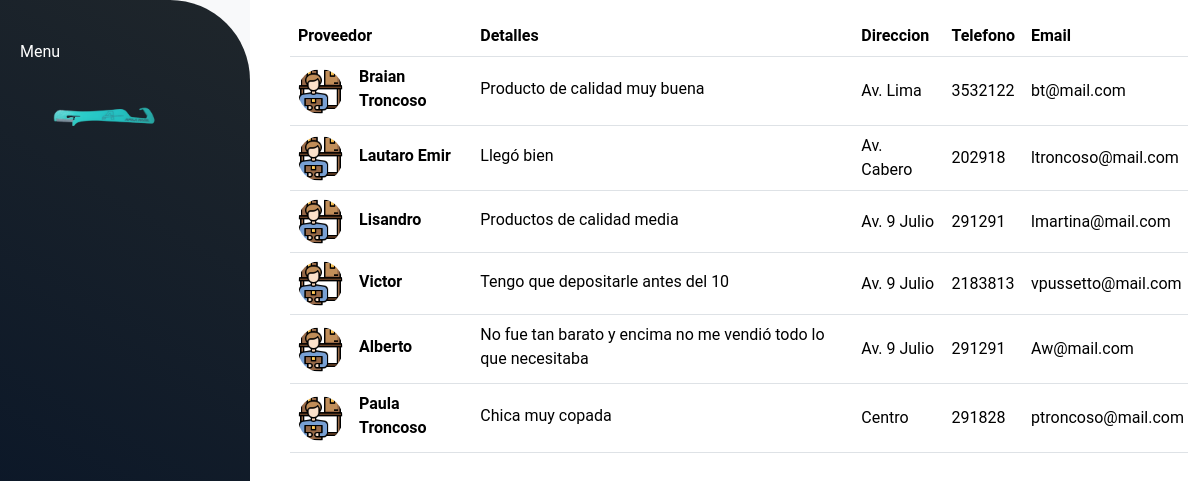
Page /proveedores/ on the earlier database version.
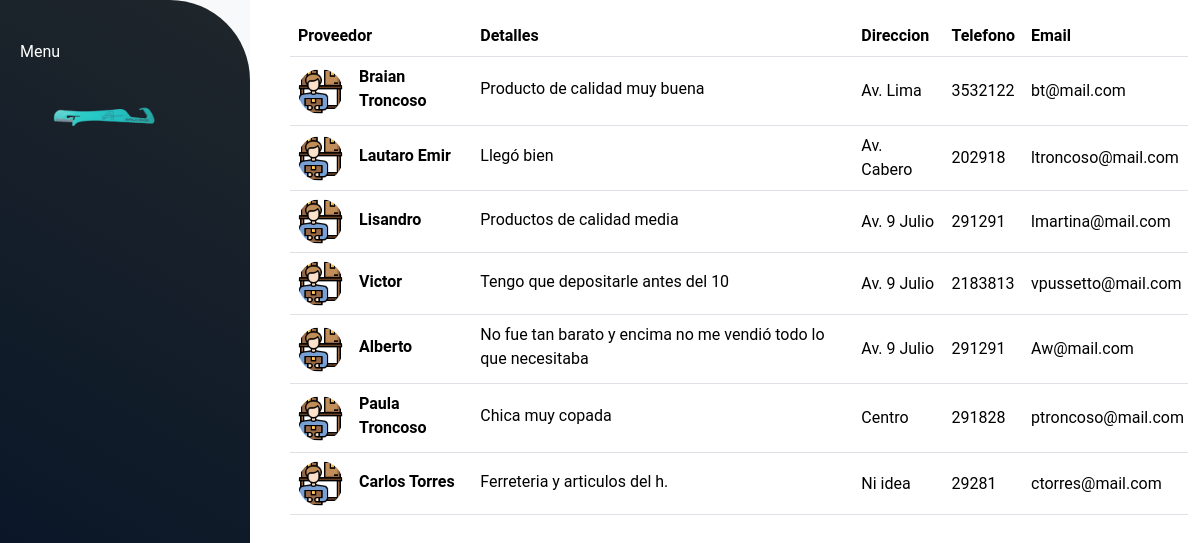
Same page on the later database version.
### proveedores/models.py (models this page shows, shortened)
class Proveedores(models.Model):
    nombre = models.CharField(max_length=50)
    detalle = models.CharField(max_length=200, blank=True)
    direccion = models.CharField(max_length=100)
    telefono = models.IntegerField(null=True, blank=True)
    email = models.CharField(max_length=100)
    imagen = models.TextField(null=True, blank=True)
    def get_imagen_url(self):
        if self.imagen:
            return f"/static/img/{self.imagen}"
        else:
            return "/static/img/proveedor.png"
    class Meta:
        db_table = 'proveedores'
        verbose_name = "Proveedores"

### proveedores/views.py (the view)
# urls.py: path('', views.mostrar_proveedores, name='proveedores'),
def mostrar_proveedores(request):
    proveedores = Proveedores.objects.all()
    return render(request,'proveedores.html',{'proveedores': proveedores, 'mensaje': "No hay Proveedores"})

### proveedores/templates/proveedores.html (shortened to what this page needs)
{% extends "materias_primas/layout.html" %}
{% load static %}
{% block content %}
{% if proveedores%}
<div class="container" id="altura">
    <table class="table align-middle mb-0 bg-white m-3 mb-5" >
        <thead class="bg-light">
        <tr>
            <th>Proveedor</th>
            <th>Detalles</th>
            <th>Direccion</th>
            <th>Telefono</th>
            <th>Email</th>
        </tr>
        </thead>
        <tbody>
        {% for proveedor in proveedores %}
            <tr>
                <td>
                <div class="d-flex align-items-center" >
                    <img
                        src="{{ proveedor.get_imagen_url }}"
                        alt="NO-IMG"
                        style="width: 45px; height: 45px"
                        class="rounded-circle"
                        />
                    <div class="ms-3">
                    <p class="fw-bold mb-1 ml-2">{{proveedor.nombre}}</p>
                    </div>
                </div>
                </td>
                <td>
                <p class="fw-normal mb-1">{{ proveedor.detalle }}</p>
                </td>
                <td>{{ proveedor.direccion }}</td>
                <td>{{ proveedor.telefono }}</td>
                <td>{{ proveedor.email }}</td>
            </tr>
        {%endfor%}
        </tbody>
    </table>
{%else%}
    {{ mensaje }}
{%endif%}
</div>
{% endblock %}

Differences in the rows shown:
added Proveedores: nombre "Carlos Torres", detalle "Ferreteria y articulos del h.", direccion "Ni idea", telefono "29281", email "ctorres@mail.com"
